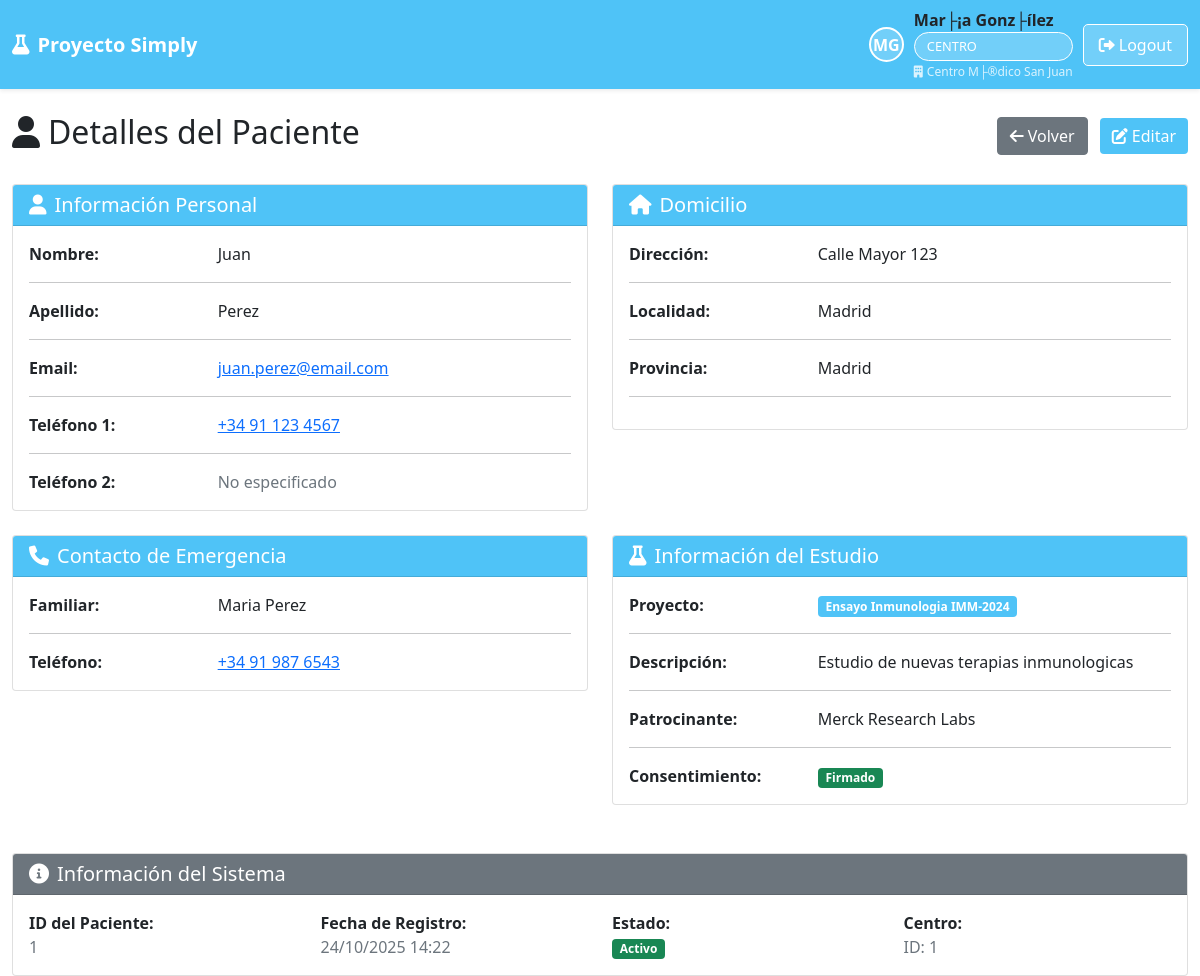
/site_centro/ver_paciente.php?id=1 (signed in), run on the app's committed database.
### tables this page shows
CREATE TABLE IF NOT EXISTS `pacientes` (
  `id` int(11) NOT NULL AUTO_INCREMENT,
  `nombre` varchar(100) NOT NULL,
  `apellido` varchar(100) NOT NULL,
  `email` varchar(255) DEFAULT NULL,
  `telefono1` varchar(50) DEFAULT NULL,
  `telefono2` varchar(50) DEFAULT NULL,
  `domicilio_calle` varchar(255) DEFAULT NULL,
  `domicilio_numero` varchar(20) DEFAULT NULL,
  `domicilio_piso` varchar(20) DEFAULT NULL,
  `domicilio_depto` varchar(20) DEFAULT NULL,
  `domicilio_localidad` varchar(100) DEFAULT NULL,
  `domicilio_provincia` varchar(100) DEFAULT NULL,
  `familiar_contacto` varchar(255) DEFAULT NULL,
  `telefono_familiar` varchar(50) DEFAULT NULL,
  `consentimiento_firmado` enum('NO','SI') DEFAULT 'NO',
  `comentarios` text DEFAULT NULL,
  `proyecto_id` int(11) DEFAULT NULL,
  `centro_id` int(11) DEFAULT NULL,
  `fecha_alta` timestamp NOT NULL DEFAULT current_timestamp(),
  `activo` tinyint(1) DEFAULT 1,
  PRIMARY KEY (`id`),
  KEY `proyecto_id` (`proyecto_id`),
  KEY `centro_id` (`centro_id`)
);

CREATE TABLE IF NOT EXISTS `proyectos` (
  `id` int(11) NOT NULL AUTO_INCREMENT,
  `nombre` varchar(255) NOT NULL,
  `patrocinante_id` int(11) NOT NULL,
  `descripcion` text DEFAULT NULL,
  `fecha_alta` timestamp NOT NULL DEFAULT current_timestamp(),
  `activo` tinyint(1) DEFAULT 1,
  PRIMARY KEY (`id`),
  KEY `patrocinante_id` (`patrocinante_id`)
);

CREATE TABLE IF NOT EXISTS `laboratorios` (
  `id` int(11) NOT NULL AUTO_INCREMENT,
  `nombre` varchar(255) NOT NULL,
  `pais` varchar(100) NOT NULL,
  `fecha_alta` timestamp NOT NULL DEFAULT current_timestamp(),
  `activo` tinyint(1) DEFAULT 1,
  PRIMARY KEY (`id`)
);

### site_centro/ver_paciente.php (the view, shortened to what this page needs)
<?php
$auth = new Auth();
$auth->requireLogin();
$user = $auth->getUserInfo();
$database = new Database();
$db = $database->getConnection();
$paciente_id = $_GET['id'] ?? null;
$stmt = $db->prepare("
    SELECT p.*, pr.nombre as proyecto_nombre, pr.descripcion as proyecto_descripcion,
           l.nombre as laboratorio_nombre
    FROM pacientes p
    LEFT JOIN proyectos pr ON p.proyecto_id = pr.id
    LEFT JOIN laboratorios l ON pr.patrocinante_id = l.id
    WHERE p.id = ? AND p.centro_id = ? AND p.activo = 1
");
$stmt->execute([$paciente_id, $user['identidad']]);
$paciente = $stmt->fetch();
?>
<?php
include '../includes/header.php';
?>
<div class="row">
    <div class="col-12">
        <div class="d-flex justify-content-between align-items-center mb-4">
            <h2>
                <i class="fas fa-user me-2"></i>Detalles del Paciente
            </h2>
            <div>
                <a href="pacientes.php" class="btn btn-secondary me-2">
                    <i class="fas fa-arrow-left me-1"></i>Volver
                </a>
                <a href="editar_paciente.php?id=<?php echo $paciente['id']; ?>" class="btn" style="background: #4FC3F7; color: white; border: none;">
                    <i class="fas fa-edit me-1"></i>Editar
                </a>
            </div>
        </div>
    </div>
</div>
<div class="row">
    <div class="col-md-6">
        <div class="card mb-4">
            <div class="card-header" style="background: #4FC3F7; color: white;">
                <h5 class="mb-0">
                    <i class="fas fa-user me-2"></i>Información Personal
                </h5>
            </div>
            <div class="card-body">
                <div class="row">
                    <div class="col-sm-4"><strong>Nombre:</strong></div>
                    <div class="col-sm-8"><?php echo htmlspecialchars($paciente['nombre']); ?></div>
                </div>
                <hr>
                <div class="row">
                    <div class="col-sm-4"><strong>Apellido:</strong></div>
                    <div class="col-sm-8"><?php echo htmlspecialchars($paciente['apellido']); ?></div>
                </div>
                <hr>
                <div class="row">
                    <div class="col-sm-4"><strong>Email:</strong></div>
                    <div class="col-sm-8">
                        <?php if ($paciente['email']): ?>
                            <a href="mailto:<?php echo htmlspecialchars($paciente['email']); ?>">
                                <?php echo htmlspecialchars($paciente['email']); ?>
                            </a>
                        <?php else: ?>
                            <span class="text-muted">No especificado</span>
                        <?php endif; ?>
                    </div>
                </div>
                <hr>
                <div class="row">
                    <div class="col-sm-4"><strong>Teléfono 1:</strong></div>
                    <div class="col-sm-8">
                        <?php if ($paciente['telefono1']): ?>
                            <a href="tel:<?php echo htmlspecialchars($paciente['telefono1']); ?>">
                                <?php echo htmlspecialchars($paciente['telefono1']); ?>
                            </a>
                        <?php else: ?>
                            <span class="text-muted">No especificado</span>
                        <?php endif; ?>
                    </div>
                </div>
                <hr>
                <div class="row">
                    <div class="col-sm-4"><strong>Teléfono 2:</strong></div>
                    <div class="col-sm-8">
                        <?php if ($paciente['telefono2']): ?>
                            <a href="tel:<?php echo htmlspecialchars($paciente['telefono2']); ?>">
                                <?php echo htmlspecialchars($paciente['telefono2']); ?>
                            </a>
                        <?php else: ?>
                            <span class="text-muted">No especificado</span>
                        <?php endif; ?>
                    </div>
                </div>
            </div>
        </div>
    </div>
    <div class="col-md-6">
        <div class="card mb-4">
            <div class="card-header" style="background: #4FC3F7; color: white;">
                <h5 class="mb-0">
                    <i class="fas fa-home me-2"></i>Domicilio
                </h5>
            </div>
            <div class="card-body">
                <?php if ($paciente['domicilio_calle'] || $paciente['domicilio_numero']): ?>
                    <div class="row">
                        <div class="col-sm-4"><strong>Dirección:</strong></div>
                        <div class="col-sm-8">
                            <?php
                            $direccion = trim($paciente['domicilio_calle'] . ' ' . $paciente['domicilio_numero']);
                            echo htmlspecialchars($direccion);
                            ?>
                        </div>
                    </div>
                    <hr>
                <?php endif; ?>
                <?php if ($paciente['domicilio_localidad']): ?>
                    <div class="row">
                        <div class="col-sm-4"><strong>Localidad:</strong></div>
                        <div class="col-sm-8"><?php echo htmlspecialchars($paciente['domicilio_localidad']); ?></div>
                    </div>
                    <hr>
                <?php endif; ?>
                <?php if ($paciente['domicilio_provincia']): ?>
                    <div class="row">
                        <div class="col-sm-4"><strong>Provincia:</strong></div>
                        <div class="col-sm-8"><?php echo htmlspecialchars($paciente['domicilio_provincia']); ?></div>
                    </div>
                    <hr>
                <?php endif; ?>
            </div>
        </div>
    </div>
</div>
<div class="row">
    <div class="col-md-6">
        <div class="card mb-4">
            <div class="card-header" style="background: #4FC3F7; color: white;">
                <h5 class="mb-0">
                    <i class="fas fa-phone me-2"></i>Contacto de Emergencia
                </h5>
            </div>
            <div class="card-body">
                <?php if ($paciente['familiar_contacto'] || $paciente['telefono_familiar']): ?>
                    <?php if ($paciente['familiar_contacto']): ?>
                        <div class="row">
                            <div class="col-sm-4"><strong>Familiar:</strong></div>
                            <div class="col-sm-8"><?php echo htmlspecialchars($paciente['familiar_contacto']); ?></div>
                        </div>
                        <hr>
                    <?php endif; ?>
                    <?php if ($paciente['telefono_familiar']): ?>
                        <div class="row">
                            <div class="col-sm-4"><strong>Teléfono:</strong></div>
                            <div class="col-sm-8">
                                <a href="tel:<?php echo htmlspecialchars($paciente['telefono_familiar']); ?>">
                                    <?php echo htmlspecialchars($paciente['telefono_familiar']); ?>
                                </a>
                            </div>
                        </div>
                    <?php endif; ?>
                <?php else: ?>
                    <div class="text-center text-muted">
                        <i class="fas fa-info-circle me-2"></i>No se ha registrado contacto de emergencia
                    </div>
                <?php endif; ?>
            </div>
        </div>
    </div>
    <div class="col-md-6">
        <div class="card mb-4">
            <div class="card-header" style="background: #4FC3F7; color: white;">
                <h5 class="mb-0">
                    <i class="fas fa-flask me-2"></i>Información del Estudio
                </h5>
            </div>
            <div class="card-body">
                <div class="row">
                    <div class="col-sm-4"><strong>Proyecto:</strong></div>
                    <div class="col-sm-8">
                        <?php if ($paciente['proyecto_nombre']): ?>
                            <span class="badge" style="background: #4FC3F7; color: white;">
                                <?php echo htmlspecialchars($paciente['proyecto_nombre']); ?>
                            </span>
                        <?php else: ?>
                            <span class="text-muted">Sin proyecto asignado</span>
                        <?php endif; ?>
                    </div>
                </div>
                <hr>
                <?php if ($paciente['proyecto_descripcion']): ?>
                    <div class="row">
                        <div class="col-sm-4"><strong>Descripción:</strong></div>
                        <div class="col-sm-8"><?php echo htmlspecialchars($paciente['proyecto_descripcion']); ?></div>
                    </div>
                    <hr>
                <?php endif; ?>
                <?php if ($paciente['laboratorio_nombre']): ?>
                    <div class="row">
                        <div class="col-sm-4"><strong>Patrocinante:</strong></div>
                        <div class="col-sm-8"><?php echo htmlspecialchars($paciente['laboratorio_nombre']); ?></div>
                    </div>
                    <hr>
                <?php endif; ?>
                <div class="row">
                    <div class="col-sm-4"><strong>Consentimiento:</strong></div>
                    <div class="col-sm-8">
                        <?php if ($paciente['consentimiento_firmado'] == 'SI'): ?>
                            <span class="badge bg-success">Firmado</span>
                        <?php else: ?>
                            <span class="badge bg-warning">Pendiente</span>
                        <?php endif; ?>
                    </div>
                </div>
            </div>
        </div>
    </div>
</div>
<div class="row mt-4">
    <div class="col-12">
        <div class="card">
            <div class="card-header" style="background: #6c757d; color: white;">
                <h5 class="mb-0">
                    <i class="fas fa-info-circle me-2"></i>Información del Sistema
                </h5>
            </div>
            <div class="card-body">
                <div class="row">
                    <div class="col-md-3">
                        <strong>ID del Paciente:</strong><br>
                        <span class="text-muted"><?php echo $paciente['id']; ?></span>
                    </div>
                    <div class="col-md-3">
                        <strong>Fecha de Registro:</strong><br>
                        <span class="text-muted"><?php echo date('d/m/Y H:i', strtotime($paciente['fecha_alta'])); ?></span>
                    </div>
                    <div class="col-md-3">
                        <strong>Estado:</strong><br>
                        <span class="badge bg-success">Activo</span>
                    </div>
                    <div class="col-md-3">
                        <strong>Centro:</strong><br>
                        <span class="text-muted">ID: <?php echo $paciente['centro_id']; ?></span>
                    </div>
                </div>
            </div>
        </div>
    </div>
</div>
<?php include '../includes/footer.php'; ?>

### data on the page
pacientes: nombre "Juan", apellido "Perez", email "juan.perez@email.com", telefono1 "+34 91 123 4567", direccion "Calle Mayor 123", domicilio_localidad "Madrid", domicilio_provincia "Madrid", familiar_contacto "Maria Perez", telefono_familiar "+34 91 987 6543", proyecto.nombre "Ensayo Inmunologia IMM-2024", proyecto.descripcion "Estudio de nuevas terapias inmunologicas", laboratorios.nombre "Merck Research Labs", id "1", fecha_alta "24/10/2025 14:22", centro "1"

### other printed values
substr($user['nombre'], 0, 1) . substr($user['apellido'], 0, 1) "MG"
$user['nombre'] . ' ' . $user['apellido'] "Mar├¡a Gonz├ílez"
$user['rol'] "CENTRO"
$user['entidad_nombre'] "Centro M├®dico San Juan"
